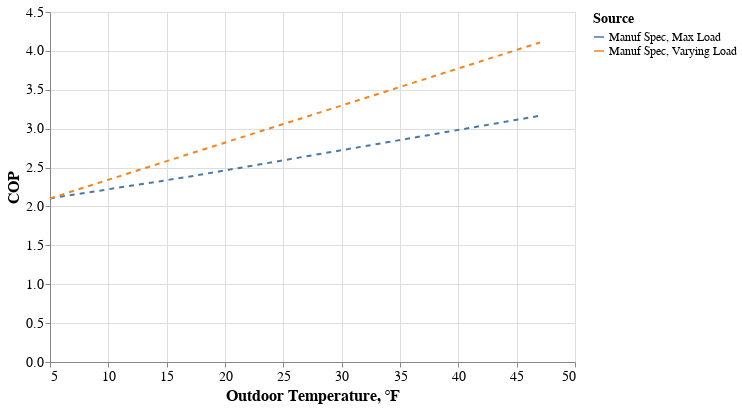

The cell this chart's notebook holds for it:
### Code cell
line1 = alt.Chart(df.query('field_study == True')).mark_line().encode(
    x = 'temperature',
    y = 'cop',
    color = 'source:N',
    #opacity = 'Selected:N',
)
line2 = alt.Chart(df.query('field_study == False')).mark_line(strokeDash=[5,5]).encode(
    x = alt.X('temperature', axis=alt.Axis(title='Outdoor Temperature, ℉')),
    y = alt.Y('cop', axis=alt.Axis(title='COP')),
    color = alt.Color('source:N', legend=alt.Legend(title="Source")),
    #opacity = 'Selected:N',
)
line1 + line2

### Figure 1 — Vega-Lite specification as saved in the notebook (floating-point values rounded to 4 significant figures)
{"$schema": "https://vega.github.io/schema/vega-lite/v2.4.3.json", "config": {"axis": {"labelFontSize": 14, "titleFontSize": 16}, "legend": {"labelFontSize": 12, "titleFontSize": 14}, "view": {"height": 350, "width": 525}}, "layer": [{"data": {"values": []}, "encoding": {"color": {"field": "source", "type": "nominal"}, "x": {"field": "temperature", "type": "quantitative"}, "y": {"field": "cop", "type": "quantitative"}}, "mark": "line"}, {"data": {"values": [{"cop": 2.103, "field_study": false, "source": "Manuf Spec, Max Load", "temperature": 5}, {"cop": 2.385, "field_study": false, "source": "Manuf Spec, Max Load", "temperature": 17}, {"cop": 3.166, "field_study": false, "source": "Manuf Spec, Max Load", "temperature": 47}, {"cop": 2.103, "field_study": false, "source": "Manuf Spec, Varying Load", "temperature": 5}, {"cop": 2.678, "field_study": false, "source": "Manuf Spec, Varying Load", "temperature": 17}, {"cop": 4.108, "field_study": false, "source": "Manuf Spec, Varying Load", "temperature": 47}]}, "encoding": {"color": {"field": "source", "legend": {"title": "Source"}, "type": "nominal"}, "x": {"axis": {"title": "Outdoor Temperature, ℉"}, "field": "temperature", "type": "quantitative"}, "y": {"axis": {"title": "COP"}, "field": "cop", "type": "quantitative"}}, "mark": {"strokeDash": [5, 5], "type": "line"}}]}
